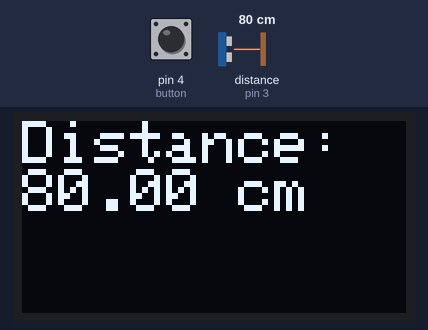
The sketch below on a simulated Arduino Uno, built with avr-gcc and run on an emulated ATmega328P. On the bench: 128×64 one-colour display. Wiring (inferred from the names in the program): ultrasonic range finder: trigger pin 2; echo pin 3. Inputs (shaded band) come from the test bench; at power-on: distance to the obstacle (sensor on pin 3) 80 cm, pin 4 (button) HIGH. The echo pulse lasts 58.3 µs per cm.

Above: at 1.3 s.
1.4 s: distance to the obstacle (sensor on pin 3) set to 2 cm
At 2.5 s:
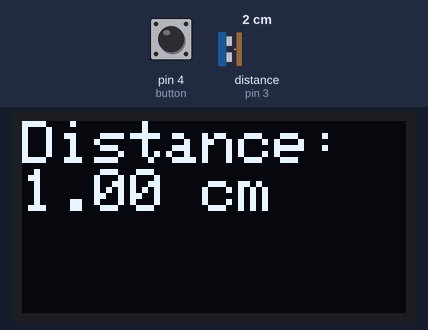
4.5 s: pin 4 (button) pulled LOW for 0.65 s
At 5.6 s:
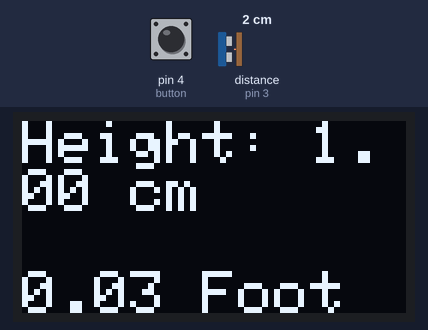
6.6 s: distance to the obstacle (sensor on pin 3) set to 9 cm
At 7.3 s:
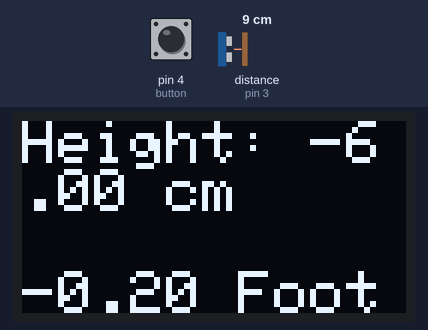
9.7 s: distance to the obstacle (sensor on pin 3) set to 4 cm
At 10.9 s:
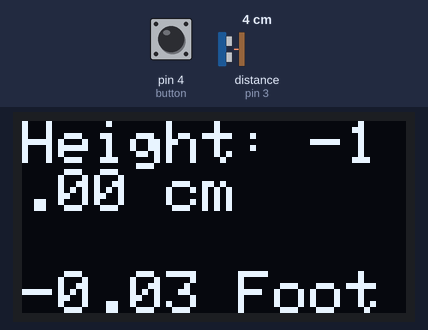
Timing chart, 0 to 12.7 s (numbered marks = the images above; inputs shaded):
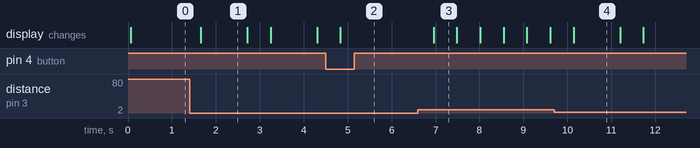

The sketch:

height_mes_use_ultrasonic.ino
```cpp
#include <Wire.h>
#include <Adafruit_GFX.h>
#include <Adafruit_SSD1306.h>

#define SCREEN_WIDTH 128 // OLED display width, in pixels
#define SCREEN_HEIGHT 64 // OLED display height, in pixels

#define TRIGGER_PIN 2   // Arduino pin connected to the ultrasonic sensor's trigger pin
#define ECHO_PIN 3      // Arduino pin connected to the ultrasonic sensor's echo pin
#define button 4        //Value reset button

#define OLED_RESET -1   // Reset pin for the OLED display (not used)

Adafruit_SSD1306 display(SCREEN_WIDTH, SCREEN_HEIGHT, &Wire, OLED_RESET);
float total_distance=0;

void setup() {
  pinMode(TRIGGER_PIN, OUTPUT);
  pinMode(ECHO_PIN, INPUT);
  pinMode(button,INPUT_PULLUP); //I set the button pinPullup for ignor the 10k resistor

  display.begin(SSD1306_SWITCHCAPVCC, 0x3C); // Initialize the OLED display
  display.clearDisplay(); // Clear the display buffer
  display.setTextColor(WHITE); // Set text color to white
  display.setTextSize(2); // Set text size to 1
  display.setCursor(0, 0); // Set cursor position to top-left

  while(digitalRead(button)==1){
    long duration;

  digitalWrite(TRIGGER_PIN, LOW); // Ensure the trigger pin is low
  delayMicroseconds(2);

  digitalWrite(TRIGGER_PIN, HIGH); // Send a 10 microsecond pulse to trigger the ultrasonic sensor
  delayMicroseconds(10);

  digitalWrite(TRIGGER_PIN, LOW); // Turn off the trigger pin

  duration = pulseIn(ECHO_PIN, HIGH); // Measure the duration of the echo pulse
  total_distance = duration / 58; // Calculate the distance in centimeters

  display.clearDisplay(); // Clear the previous display
  display.setCursor(0, 0);
  display.print("Distance: ");
  display.print(total_distance);
  display.print(" cm");
  display.display(); // Update the display with new content

  delay(500); // Wait for a moment before taking the next measurement
  }
}

void loop() {
  long duration, distance_cm;
  float height_cm=0,height_f=0;
  digitalWrite(TRIGGER_PIN, LOW); // Ensure the trigger pin is low
  delayMicroseconds(2);

  digitalWrite(TRIGGER_PIN, HIGH); // Send a 10 microsecond pulse to trigger the ultrasonic sensor
  delayMicroseconds(10);

  digitalWrite(TRIGGER_PIN, LOW); // Turn off the trigger pin

  duration = pulseIn(ECHO_PIN, HIGH); // Measure the duration of the echo pulse
  distance_cm = duration / 58; // Calculate the distance in centimeters
  height_cm=total_distance-distance_cm;
  height_f=height_cm*0.0328084; // Calculate the distance in foot
  display.clearDisplay(); // Clear the previous display
  display.setCursor(0, 0);
  display.print("Height: ");
  display.print(height_cm);
  display.print(" cm");
  display.setCursor(0, 50);
  display.print(height_f);
  display.print(" Foot");
  display.display(); // Update the display with new content

  delay(500); // Wait for a moment before taking the next measurement
}
```

Measured:
- after the input at 1.4 s, the display: changes after 0.26 s (image 1)
- after the input at 4.5 s, the display: changes after 0.34 s (image 2)
- after the input at 6.6 s, the display: changes after 0.36 s (image 3)
- after the input at 9.7 s, the display: changes after 0.44 s (image 4)
- what the display in image 1 shows lasts 1.0 s, from 1.7 s to 2.7 s
- what the display in image 3 shows lasts 0.5 s, from 7.0 s to 7.5 s
